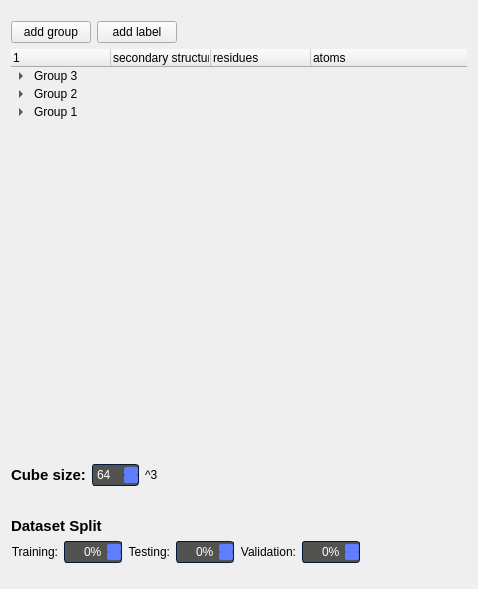
                 <widget class="QGroupBox" name="A_datasetOptions">
                  <property name="sizePolicy">
                   <sizepolicy hsizetype="Preferred" vsizetype="Expanding">
                    <horstretch>0</horstretch>
                    <verstretch>0</verstretch>
                   </sizepolicy>
                  </property>
                  <property name="styleSheet">
                   <string notr="true">QGroupBox#A_datasetOptions {
    border-radius: 20px;
	background-color: rgba(193, 211, 239, 100);
	font-size: 14pt;
    font-weight: bold;
	padding-top: 30px;
	padding-left: 20px;
	padding-right: 20px;
}

QGroupBox::title {
	background-color: transparent;
	padding-top: 20px;
	padding-left: 16px;
	color: black;
}


QGroupBox {
	border: transparent;
}
</string>
                  </property>
                  <property name="title">
                   <string>Select Labels</string>
                  </property>
                  <layout class="QVBoxLayout" name="verticalLayout_3">
                   <item>
                    <widget class="QWidget" name="widget_3" native="true">
                     <layout class="QHBoxLayout" name="horizontalLayout_15">
                      <property name="leftMargin">
                       <number>0</number>
                      </property>
                      <property name="topMargin">
                       <number>10</number>
                      </property>
                      <property name="rightMargin">
                       <number>0</number>
                      </property>
                      <property name="bottomMargin">
                       <number>0</number>
                      </property>
                      <item>
                       <widget class="QPushButton" name="addgroup_btn">
                        <property name="text">
                         <string>add group</string>
                        </property>
                       </widget>
                      </item>
                      <item>
                       <widget class="QPushButton" name="addlabel_btn">
                        <property name="text">
                         <string>add label</string>
                        </property>
                       </widget>
                      </item>
                      <item>
                       <spacer name="horizontalSpacer_11">
                        <property name="orientation">
                         <enum>Qt::Horizontal</enum>
                        </property>
                        <property name="sizeHint" stdset="0">
                         <size>
                          <width>40</width>
                          <height>20</height>
                         </size>
                        </property>
                       </spacer>
                      </item>
                     </layout>
                    </widget>
                   </item>
                   <item>
                    <widget class="QWidget" name="A1_featureLabels" native="true">
                     <property name="minimumSize">
                      <size>
                       <width>0</width>
                       <height>400</height>
                      </size>
                     </property>
                     <layout class="QHBoxLayout" name="horizontalLayout_9">
                      <property name="leftMargin">
                       <number>0</number>
                      </property>
                      <property name="topMargin">
                       <number>0</number>
                      </property>
                      <property name="rightMargin">
                       <number>0</number>
                      </property>
                      <property name="bottomMargin">
                       <number>0</number>
                      </property>
                      <item>
                       <widget class="QTreeWidget" name="treeWidget_p4">
                        <property name="styleSheet">
                         <string notr="true">QTreeWidget {
	background-color: transparent;
	border: transparent;
}

QTreeWidget::item {
	padding: 2px;
}

QTreeWidget::item:hover {
	background-color: #85b5e8;
}

QTreeWidget::item:selected {
	background-color: #85b5e8;
}</string>
                        </property>
                        <property name="alternatingRowColors">
                         <bool>false</bool>
                        </property>
                        <property name="animated">
                         <bool>true</bool>
                        </property>
                        <column>
                         <property name="text">
                          <string/>
                         </property>
                        </column>
                        <column>
                         <property name="text">
                          <string>secondary structure</string>
                         </property>
                        </column>
                        <column>
                         <property name="text">
                          <string>residues</string>
                         </property>
                        </column>
                        <column>
                         <property name="text">
                          <string>atoms</string>
                         </property>
                        </column>
                        <item>
                         <property name="text">
                          <string>Group 3</string>
                         </property>
                         <property name="text">
                          <string/>
                         </property>
                         <property name="text">
                          <string/>
                         </property>
                         <property name="text">
                          <string/>
                         </property>
                         <item>
                          <property name="text">
                           <string>Label 2</string>
                          </property>
                          <property name="text">
                           <string/>
                          </property>
                          <property name="text">
                           <string/>
                          </property>
                          <property name="text">
                           <string/>
                          </property>
                         </item>
                         <item>
                          <property name="text">
                           <string>Label 1</string>
                          </property>
                          <property name="text">
                           <string/>
                          </property>
                          <property name="text">
                           <string/>
                          </property>
                          <property name="text">
                           <string/>
                          </property>
                         </item>
                        </item>
                        <item>
                         <property name="text">
                          <string>Group 2</string>
                         </property>
                         <property name="text">
                          <string/>
                         </property>
                         <property name="text">
                          <string/>
                         </property>
                         <property name="text">
                          <string/>
                         </property>
                         <item>
                          <property name="text">
                           <string>Label 5</string>
                          </property>
                          <property name="text">
                           <string/>
                          </property>
                          <property name="text">
                           <string/>
                          </property>
                          <property name="text">
                           <string/>
                          </property>
                         </item>
                         <item>
                          <property name="text">
                           <string>Label 4</string>
                          </property>
                          <property name="text">
                           <string/>
                          </property>
                          <property name="text">
                           <string/>
                          </property>
                          <property name="text">
                           <string/>
                          </property>
                         </item>
                         <item>
                          <property name="text">
                           <string>Label 3</string>
                          </property>
                          <property name="text">
                           <string/>
                          </property>
                          <property name="text">
                           <string/>
                          </property>
                          <property name="text">
                           <string/>
                          </property>
                         </item>
                         <item>
                          <property name="text">
                           <string>Label 2</string>
                          </property>
                          <property name="text">
                           <string/>
                          </property>
                          <property name="text">
                           <string/>
                          </property>
                          <property name="text">
                           <string/>
                          </property>
                         </item>
                         <item>
                          <property name="text">
                           <string>Label 1</string>
                          </property>
                          <property name="text">
                           <string/>
                          </property>
                          <property name="text">
                           <string/>
                          </property>
                          <property name="text">
                           <string/>
                          </property>
                         </item>
                        </item>
                        <item>
                         <property name="text">
                          <string>Group 1</string>
                         </property>
                         <property name="text">
                          <string/>
                         </property>
                         <property name="text">
                          <string/>
                         </property>
                         <property name="text">
                          <string/>
                         </property>
                         <item>
                          <property name="text">
                           <string>Label 2</string>
                          </property>
                          <property name="text">
                           <string>protein - sheet</string>
                          </property>
                          <property name="text">
                           <string/>
                          </property>
                          <property name="text">
                           <string/>
                          </property>
                         </item>
                         <item>
                          <property name="text">
                           <string>Label 1</string>
                          </property>
                          <property name="text">
                           <string>protein - helix</string>
                          </property>
                          <property name="text">
                           <string>all</string>
                          </property>
                          <property name="text">
                           <string/>
                          </property>
                         </item>
                        </item>
                       </widget>
                      </item>
                     </layout>
                    </widget>
                   </item>
                   <item>
                    <widget class="QGroupBox" name="A2_cubeSize">
                     <property name="title">
                      <string/>
                     </property>
                     <layout class="QHBoxLayout" name="horizontalLayout_10">
                      <property name="leftMargin">
                       <number>0</number>
                      </property>
                      <property name="bottomMargin">
                       <number>25</number>
                      </property>
                      <item>
                       <widget class="QLabel" name="label_p4">
                        <property name="font">
                         <font>
                          <pointsize>11</pointsize>
                          <bold>true</bold>
                         </font>
                        </property>
                        <property name="text">
                         <string>Cube size:</string>
                        </property>
                       </widget>
                      </item>
                      <item>
                       <widget class="QSpinBox" name="spinBox_4">
                        <property name="styleSheet">
                         <string notr="true">QSpinBox, 
QDoubleSpinBox
{
	background-color: #525251;
	color: #ffffff;
	border: 1px solid #051a39;
	border-radius: 3px;
	padding : 2px;

}


QSpinBox::disabled, 
QDoubleSpinBox::disabled
{
	background-color: #404040;
	color: #656565;
	border-color: #051a39;

}


QSpinBox:hover, 
QDoubleSpinBox::hover,
QDateTimeEdit::hover
{
    background-color: #626262;
    border: 1px solid #607cff;
    color:  #fff;
    padding: 2px

}


QSpinBox::up-button, QSpinBox::down-button,
QDoubleSpinBox::up-button, QDoubleSpinBox::down-button
{
    background-color: #607cff;
	border-radius: 2px;

}


QSpinBox::disabled, 
QDoubleSpinBox::disabled
{
	background-color: #404040;
	color: #656565;
	border-color: #051a39;

}


QSpinBox::up-button:hover, QSpinBox::down-button:hover,
QDoubleSpinBox::up-button:hover, QDoubleSpinBox::down-button:hover
{
    background-color: #8399ff;
    border: 1px solid #8399ff;

}


QSpinBox::up-button:disabled, QSpinBox::down-button:disabled,
QDoubleSpinBox::up-button:disabled, QDoubleSpinBox::down-button:disabled
{
	background-color: #404040;
	color: #656565;
	border-color: #051a39;

}


QSpinBox::up-button:pressed, QSpinBox::down-button:pressed,
QDoubleSpinBox::up-button:pressed, QDoubleSpinBox::down-button::pressed
{
    background-color: #4969ff;
    border: 1px solid #4969ff;

}


QSpinBox::down-arrow,
QDoubleSpinBox::down-arrow
{
    image: url(://arrow-down.png);
    width: 7px;

}


QSpinBox::up-arrow,
QDoubleSpinBox::up-arrow
{
    image: url(://arrow-up.png);
    width: 7px;

}</string>
                        </property>
                        <property name="accelerated">
                         <bool>true</bool>
                        </property>
                        <property name="minimum">
                         <number>1</number>
                        </property>
                        <property name="maximum">
                         <number>128</number>
                        </property>
                        <property name="value">
                         <number>64</number>
                        </property>
                       </widget>
                      </item>
                      <item>
                       <widget class="QLabel" name="label_p4_2">
                        <property name="text">
                         <string>^3</string>
                        </property>
                       </widget>
                      </item>
                      <item>
                       <spacer name="horizontalSpacer_3">
                        <property name="orientation">
                         <enum>Qt::Horizontal</enum>
                        </property>
                        <property name="sizeHint" stdset="0">
                         <size>
                          <width>300</width>
                          <height>20</height>
                         </size>
                        </property>
                       </spacer>
                      </item>
                     </layout>
                    </widget>
                   </item>
                   <item>
                    <widget class="QWidget" name="dataset_split_container" native="true">
                     <property name="styleSheet">
                      <string notr="true">QSpinBox, 
QDoubleSpinBox
{
	background-color: #525251;
	color: #ffffff;
	border: 1px solid #051a39;
	border-radius: 3px;
	padding : 2px;

}


QSpinBox::disabled, 
QDoubleSpinBox::disabled
{
	background-color: #404040;
	color: #656565;
	border-color: #051a39;

}


QSpinBox:hover, 
QDoubleSpinBox::hover,
QDateTimeEdit::hover
{
    background-color: #626262;
    border: 1px solid #607cff;
    color:  #fff;
    padding: 2px

}


QSpinBox::up-button, QSpinBox::down-button,
QDoubleSpinBox::up-button, QDoubleSpinBox::down-button
{
    background-color: #607cff;
	border-radius: 2px;

}


QSpinBox::disabled, 
QDoubleSpinBox::disabled
{
	background-color: #404040;
	color: #656565;
	border-color: #051a39;

}


QSpinBox::up-button:hover, QSpinBox::down-button:hover,
QDoubleSpinBox::up-button:hover, QDoubleSpinBox::down-button:hover
{
    background-color: #8399ff;
    border: 1px solid #8399ff;

}


QSpinBox::up-button:disabled, QSpinBox::down-button:disabled,
QDoubleSpinBox::up-button:disabled, QDoubleSpinBox::down-button:disabled
{
	background-color: #404040;
	color: #656565;
	border-color: #051a39;

}


QSpinBox::up-button:pressed, QSpinBox::down-button:pressed,
QDoubleSpinBox::up-button:pressed, QDoubleSpinBox::down-button::pressed
{
    background-color: #4969ff;
    border: 1px solid #4969ff;

}


QSpinBox::down-arrow,
QDoubleSpinBox::down-arrow
{
    image: url(://arrow-down.png);
    width: 7px;

}


QSpinBox::up-arrow,
QDoubleSpinBox::up-arrow
{
    image: url(://arrow-up.png);
    width: 7px;

}</string>
                     </property>
                     <layout class="QGridLayout" name="gridLayout_2">
                      <property name="leftMargin">
                       <number>0</number>
                      </property>
                      <property name="topMargin">
                       <number>0</number>
                      </property>
                      <property name="rightMargin">
                       <number>0</number>
                      </property>
                      <property name="bottomMargin">
                       <number>15</number>
                      </property>
                      <item row="1" column="4">
                       <widget class="QLabel" name="validation_label">
                        <property name="text">
                         <string>Validation:</string>
                        </property>
                        <property name="alignment">
                         <set>Qt::AlignRight|Qt::AlignTrailing|Qt::AlignVCenter</set>
                        </property>
                       </widget>
                      </item>
                      <item row="1" column="0">
                       <widget class="QLabel" name="training_label">
                        <property name="text">
                         <string>Training:</string>
                        </property>
                        <property name="alignment">
                         <set>Qt::AlignRight|Qt::AlignTrailing|Qt::AlignVCenter</set>
                        </property>
                       </widget>
                      </item>
                      <item row="1" column="1">
                       <widget class="QSpinBox" name="training_spinBox">
                        <property name="sizePolicy">
                         <sizepolicy hsizetype="Fixed" vsizetype="Fixed">
                          <horstretch>0</horstretch>
                          <verstretch>0</verstretch>
                         </sizepolicy>
                        </property>
                        <property name="alignment">
                         <set>Qt::AlignBottom|Qt::AlignRight|Qt::AlignTrailing</set>
                        </property>
                        <property name="suffix">
                         <string>%</string>
                        </property>
                        <property name="maximum">
                         <number>100</number>
                        </property>
                       </widget>
                      </item>
                      <item row="1" column="2">
                       <widget class="QLabel" name="testing_label">
                        <property name="text">
                         <string>Testing:</string>
                        </property>
                        <property name="alignment">
                         <set>Qt::AlignRight|Qt::AlignTrailing|Qt::AlignVCenter</set>
                        </property>
                       </widget>
                      </item>
                      <item row="1" column="6">
                       <spacer name="dataset_split_hSpacer">
                        <property name="orientation">
                         <enum>Qt::Horizontal</enum>
                        </property>
                        <property name="sizeHint" stdset="0">
                         <size>
                          <width>40</width>
                          <height>20</height>
                         </size>
                        </property>
                       </spacer>
                      </item>
                      <item row="1" column="5">
                       <widget class="QSpinBox" name="validation_spinBox">
                        <property name="sizePolicy">
                         <sizepolicy hsizetype="Fixed" vsizetype="Fixed">
                          <horstretch>0</horstretch>
                          <verstretch>0</verstretch>
                         </sizepolicy>
                        </property>
                        <property name="alignment">
                         <set>Qt::AlignBottom|Qt::AlignRight|Qt::AlignTrailing</set>
                        </property>
                        <property name="suffix">
                         <string>%</string>
                        </property>
                        <property name="maximum">
                         <number>100</number>
                        </property>
                       </widget>
                      </item>
                      <item row="1" column="3">
                       <widget class="QSpinBox" name="testing_spinBox">
                        <property name="sizePolicy">
                         <sizepolicy hsizetype="Fixed" vsizetype="Fixed">
                          <horstretch>0</horstretch>
                          <verstretch>0</verstretch>
                         </sizepolicy>
                        </property>
                        <property name="alignment">
                         <set>Qt::AlignBottom|Qt::AlignRight|Qt::AlignTrailing</set>
                        </property>
                        <property name="suffix">
                         <string>%</string>
                        </property>
                        <property name="maximum">
                         <number>100</number>
                        </property>
                       </widget>
                      </item>
                      <item row="0" column="0" colspan="3">
                       <widget class="QLabel" name="dataset_split_title">
                        <property name="font">
                         <font>
                          <pointsize>11</pointsize>
                          <bold>true</bold>
                         </font>
                        </property>
                        <property name="text">
                         <string>Dataset Split</string>
                        </property>
                        <property name="alignment">
                         <set>Qt::AlignLeading|Qt::AlignLeft|Qt::AlignVCenter</set>
                        </property>
                       </widget>
                      </item>
                     </layout>
                    </widget>
                   </item>
                  </layout>
                 </widget>
